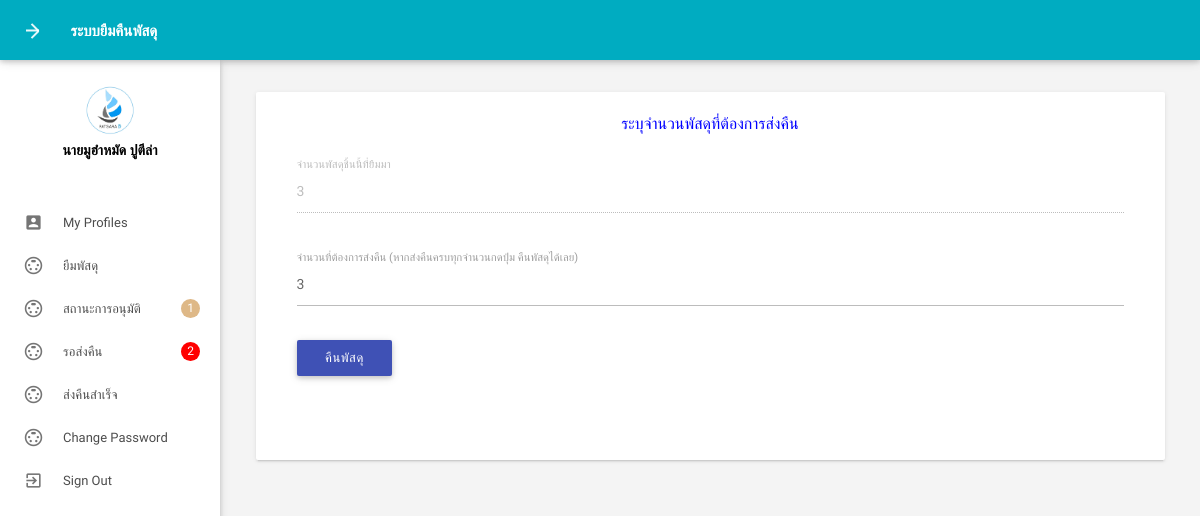
/returnamountpercell.php?id=49 (signed in), run on the app's committed database.
### tables this page shows
CREATE TABLE `tblemployees` (
  `id` int(11) NOT NULL,
  `FirstName` varchar(150) NOT NULL,
  `LastName` varchar(150) NOT NULL,
  `EmailId` varchar(200) NOT NULL,
  `Password` varchar(180) NOT NULL,
  `Gender` varchar(100) NOT NULL,
  `Address` varchar(255) NOT NULL,
  `Phonenumber` char(11) NOT NULL,
  `RegDate` timestamp NOT NULL DEFAULT current_timestamp()
);

CREATE TABLE `tbborrow` (
  `BorrowId` int(11) NOT NULL,
  `Work1` varchar(150) NOT NULL,
  `Work2` varchar(150) NOT NULL,
  `BorrowAmount` int(4) NOT NULL,
  `BorrowRequest` date NOT NULL,
  `BorrowReturn` date NOT NULL,
  `Other` varchar(150) NOT NULL,
  `StatusBorrow` int(2) NOT NULL,
  `id` int(11) NOT NULL,
  `TypePercelIdAuto` int(8) NOT NULL,
  `TimeRequest` timestamp NOT NULL DEFAULT current_timestamp() ON UPDATE current_timestamp(),
  `NoteBorrow` varchar(150) NOT NULL,
  `refuseAmount` int(4) NOT NULL
);

### returnamountpercell.php (the view, shortened to what this page needs)
<?php
include('includes/config.php');
if (strlen($_SESSION['emplogin']) == 0) {
    header('location:index.php');
} else {
    $BorrowId = $_GET['id'];
    $sql = "SELECT a.BorrowId,a.BorrowAmount,b.typePercelAmount,b.TypePercelIdAuto FROM tbborrow as a
    INNER JOIN tbtypepercel as b ON a.TypePercelIdAuto=b.TypePercelIdAuto
    WHERE a.BorrowId=:BorrowId";
    $query = $dbh->prepare($sql);
    $query->bindParam(':BorrowId', $BorrowId);
    $query->execute();
    $resultBorrow = $query->fetch(PDO::FETCH_ASSOC);
}
?>
<!DOCTYPE html>
<html lang="en">
<head>
    <link type="text/css" rel="stylesheet" href="assets/plugins/materialize/css/materialize.min.css" />
    <link href="assets/plugins/material-preloader/css/materialPreloader.min.css" rel="stylesheet">
    <link href="assets/css/alpha.min.css" rel="stylesheet" type="text/css" />
    <link href="assets/css/custom.css" rel="stylesheet" type="text/css" />
    <link href="assets/plugins/datatables/css/jquery.dataTables.min.css" rel="stylesheet">
</head>
<body>
    <?php include('includes/header.php'); ?>
    <?php include('includes/sidebar.php'); ?>
    <main class="mn-inner">
        <div class="row">
            <div class="col s12 m12 l12">
                <div class="card">
                    <div class="card-content">
                        <p style="color:blue; text-align:center; font-size:16px;">ระบุจำนวนพัสดุที่ต้องการส่งคืน</p>
                        <div class="row">
                            <form style="margin-top:20px;" class="col s12 m12 l12" name="chngpwd" method="post">
                                <div class="row">
                                    <div class="input-field col l12 s12 m12">
                                        <input  disabled id="BorrowAmount" value="<?php echo $resultBorrow['BorrowAmount']; ?>" type="text" class="validate" autocomplete="off"  required>
                                        <label for="BorrowAmount">จำนวนพัสดุชิ้นนี้ที่ยืมมา</label>
                                    </div>
                                    <div class="input-field col l12 m12 s12" style="margin-top:30px;">
                                        <input id="refuse" type="text" value="<?php echo $resultBorrow['BorrowAmount']; ?>" class="validate" autocomplete="off" name="refuse" required>
                                        <label for="refuse">จำนวนที่ต้องการส่งคืน (หากส่งคืนครบทุกจำนวนกดปุ่ม คืนพัสดุได้เลย)</label>
                                    </div>
                                    <div class="input-field col s12 l12 m12">
                                        <button type="submit" name="add" class="waves-effect waves-light btn indigo m-b-xs">คืนพัสดุ</button>
                                    </div>
                                </div>
                            </form>
                        </div>
                    </div>
                </div>
            </div>
        </div>
    </main>
    </div>
    <div class="left-sidebar-hover"></div>
</body>
</html>

### includes/sidebar.php (shortened to what this page needs)
<aside id="slide-out" class="side-nav white fixed">
    <div class="side-nav-wrapper">
        <div class="center">
            <div class="sidebar-profile">
                <div class="sidebar-profile-image">
                    <img src="assets/images/icon-company.jpg" class="circle" alt="">
                </div>
                <div class="sidebar-profile-info">
                    <?php
                       $eid = $_SESSION['eid'];
                       $sql = "SELECT FirstName,LastName from  tblemployees where id=:eid";
                       $query = $dbh->prepare($sql);
                       $query->bindParam(':eid', $eid, PDO::PARAM_STR);
                       $query->execute();
                       $results = $query->fetchAll(PDO::FETCH_OBJ);
                       if ($query->rowCount() > 0) {
                           foreach ($results as $result) {               ?>
                            <p><?php echo htmlentities($result->FirstName . " " . $result->LastName); ?></p>
                    <?php }
                       } ?>
                </div>
            </div>
        </div>
        <ul class="sidebar-menu collapsible collapsible-accordion" data-collapsible="accordion">
            <li class="no-padding"><a class="waves-effect waves-grey" href="myprofile.php"><i class="material-icons">account_box</i>My Profiles</a></li>
            <li class="no-padding"><a class="waves-effect waves-grey" href="listpercel.php"><i class="material-icons">settings_input_svideo</i>ยืมพัสดุ</a></li>
            <li class="no-padding"><a class="waves-effect waves-grey" href="listhistory.php"><i class="material-icons">settings_input_svideo</i>สถานะการอนุมัติ
            <?php
                       $id=$_SESSION['eid'];
                       $sqlCount2 = "SELECT COUNT(StatusBorrow) as StatusBorrow FROM tbborrow WHERE StatusBorrow = 1 AND BorrowAmount > 0 AND id=:id";
                       $queryCount2 = $dbh->prepare($sqlCount2);
                       $queryCount2->bindParam(':id', $id);
                       $queryCount2->execute();
                       $resultsCount2 = $queryCount2->fetch(PDO::FETCH_ASSOC);
                       if ($resultsCount2['StatusBorrow'] > 0) { ?>
                        <span style="border-radius: 50%; background-color:burlywood; color:white;" class="badge"><?php echo $resultsCount2['StatusBorrow']; ?></span>
                    <?php }
                       ?>
           </a></li>
            <li class="no-padding"><a class="waves-effect waves-grey" href="returnpercel.php"><i class="material-icons">settings_input_svideo</i>รอส่งคืน
                    <?php
                       $sqlCount1 = "SELECT COUNT(StatusBorrow) as StatusBorrow FROM tbborrow WHERE StatusBorrow = 2 AND BorrowAmount > 0 AND id=:id";
                       $queryCount1 = $dbh->prepare($sqlCount1);
                       $queryCount1->bindParam(':id', $id);
                       $queryCount1->execute();
                       $resultsCount1 = $queryCount1->fetch(PDO::FETCH_ASSOC);
                       if ($resultsCount1['StatusBorrow'] > 0) { ?>
                        <span style="border-radius: 50%; background-color:red; color:white;" class="badge"><?php echo $resultsCount1['StatusBorrow']; ?></span>
                    <?php }
                       ?>
                </a></li>
            <li class="no-padding"><a class="waves-effect waves-grey" href="returnpercellsuccess.php"><i class="material-icons">settings_input_svideo</i>ส่งคืนสำเร็จ</a></li>
            <li class="no-padding"><a class="waves-effect waves-grey" href="emp-changepassword.php"><i class="material-icons">settings_input_svideo</i>Change Password</a></li>
            <li class="no-padding">
                <a class="waves-effect waves-grey" onclick="return confirm('แน่ใจหรือไหมที่จะออกจากระบบ ?');" href="logout.php"><i class="material-icons">exit_to_app</i>Sign
                    Out</a>
            </li>
        </ul>
    </div>
</aside>

### returnamountpercell.php (style rules this page uses)
body { font-family: 'IBM Plex Sans Thai Looped', sans-serif; }

### data on the page
tblemployees: FirstName+LastName "นายมูฮำหมัด ปูตีล่า"
tbborrow: BorrowAmount "3", refuse "3"

### other printed values
$resultsCount2['StatusBorrow'] "1"
$resultsCount1['StatusBorrow'] "2"
